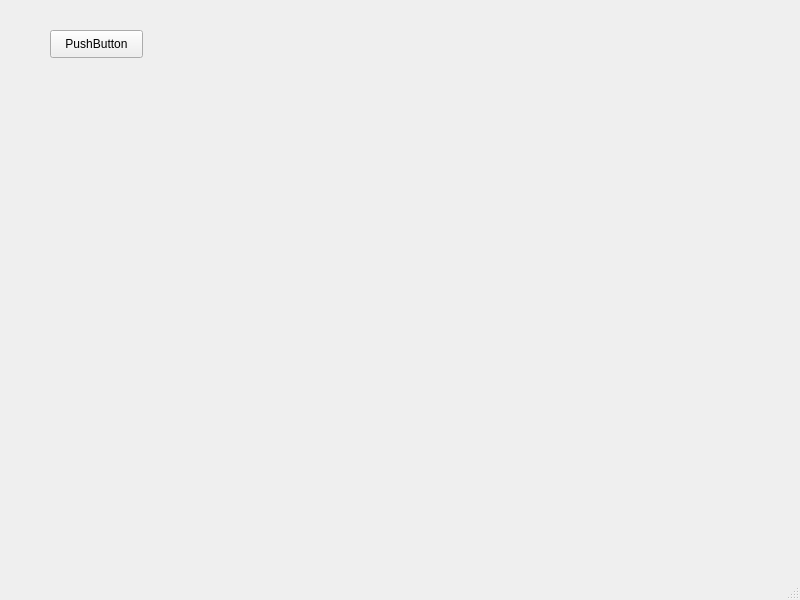
<?xml version="1.0" encoding="UTF-8"?>
<ui version="4.0">
 <class>MainWindow</class>
 <widget class="QMainWindow" name="MainWindow">
  <property name="geometry">
   <rect>
    <x>0</x>
    <y>0</y>
    <width>800</width>
    <height>600</height>
   </rect>
  </property>
  <property name="windowTitle">
   <string>MainWindow</string>
  </property>
  <widget class="QWidget" name="centralwidget">
   <widget class="QPushButton" name="pushButton">
    <property name="geometry">
     <rect>
      <x>50</x>
      <y>30</y>
      <width>93</width>
      <height>28</height>
     </rect>
    </property>
    <property name="text">
     <string>PushButton</string>
    </property>
   </widget>
  </widget>
  <widget class="QMenuBar" name="menubar">
   <property name="geometry">
    <rect>
     <x>0</x>
     <y>0</y>
     <width>800</width>
     <height>26</height>
    </rect>
   </property>
  </widget>
  <widget class="QStatusBar" name="statusbar"/>
 </widget>
 <resources/>
 <connections/>
</ui>
